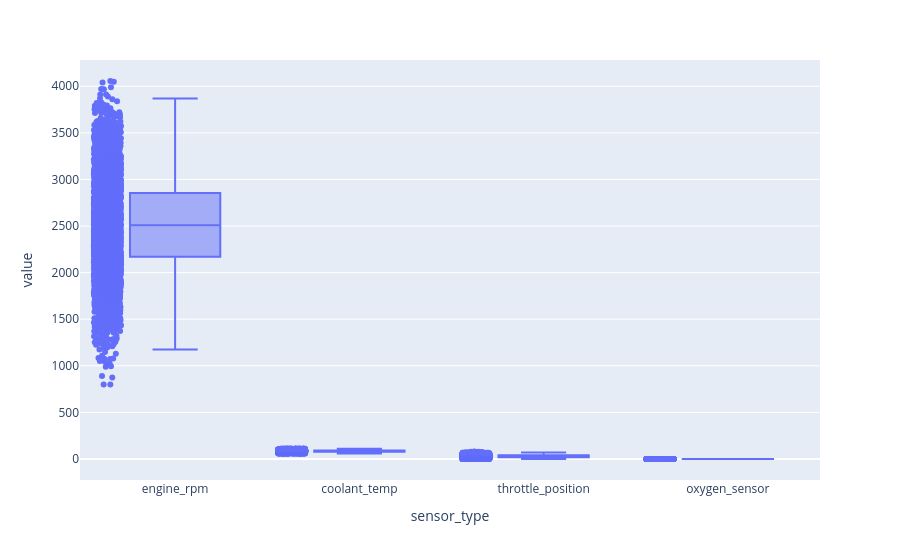

Source (notebook cell):
### Code cell
# Plot a boxplot (using Plotly Express) showing the distribution of value across all sensor_types.
res=ecu_df["sensor_type"].value_counts()
res=pd.DataFrame(res)
display(res)
px.box(data_frame=ecu_df,x="sensor_type",y="value",points="all")

### Figure 1 — Plotly figure (JSON) as saved in the notebook; plotly's stock layout.template omitted (floating-point values rounded to 4 significant figures; data arrays with more than 128 entries replaced by an {"elided": "..."} marker saying what was removed)
{"data": [{"alignmentgroup": "True", "boxpoints": "all", "hovertemplate": "sensor_type=%{x}<br>value=%{y}<extra></extra>", "legendgroup": "", "marker": {"color": "#636efa"}, "name": "", "notched": false, "offsetgroup": "", "orientation": "v", "showlegend": false, "type": "box", "x": {"elided": "20000 str values"}, "x0": " ", "xaxis": "x", "y": {"elided": "20000 float values"}, "y0": " ", "yaxis": "y"}], "layout": {"boxmode": "group", "legend": {"tracegroupgap": 0}, "margin": {"t": 60}, "xaxis": {"anchor": "y", "domain": [0, 1], "title": {"text": "sensor_type"}}, "yaxis": {"anchor": "x", "domain": [0, 1], "title": {"text": "value"}}}}
